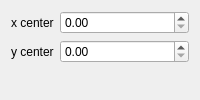
<?xml version="1.0" encoding="UTF-8"?>
<ui version="4.0">
 <class>ComputeAtomNumber</class>
 <widget class="QWidget" name="ComputeAtomNumber">
  <layout class="QFormLayout" name="formLayout">
   <item row="0" column="0">
    <widget class="QLabel" name="label_x_center">
     <property name="text">
      <string>x center</string>
     </property>
    </widget>
   </item>
   <item row="0" column="1">
    <widget class="QDoubleSpinBox" name="x_center">
     <property name="maximum">
      <double>10000.000000000000000</double>
     </property>
    </widget>
   </item>
   <item row="1" column="0">
    <widget class="QLabel" name="label_y_center">
     <property name="text">
      <string>y center</string>
     </property>
    </widget>
   </item>
   <item row="1" column="1">
    <widget class="QDoubleSpinBox" name="y_center">
     <property name="maximum">
      <double>10000.000000000000000</double>
     </property>
    </widget>
   </item>
  </layout>
 </widget>
 <resources/>
 <connections/>
</ui>
